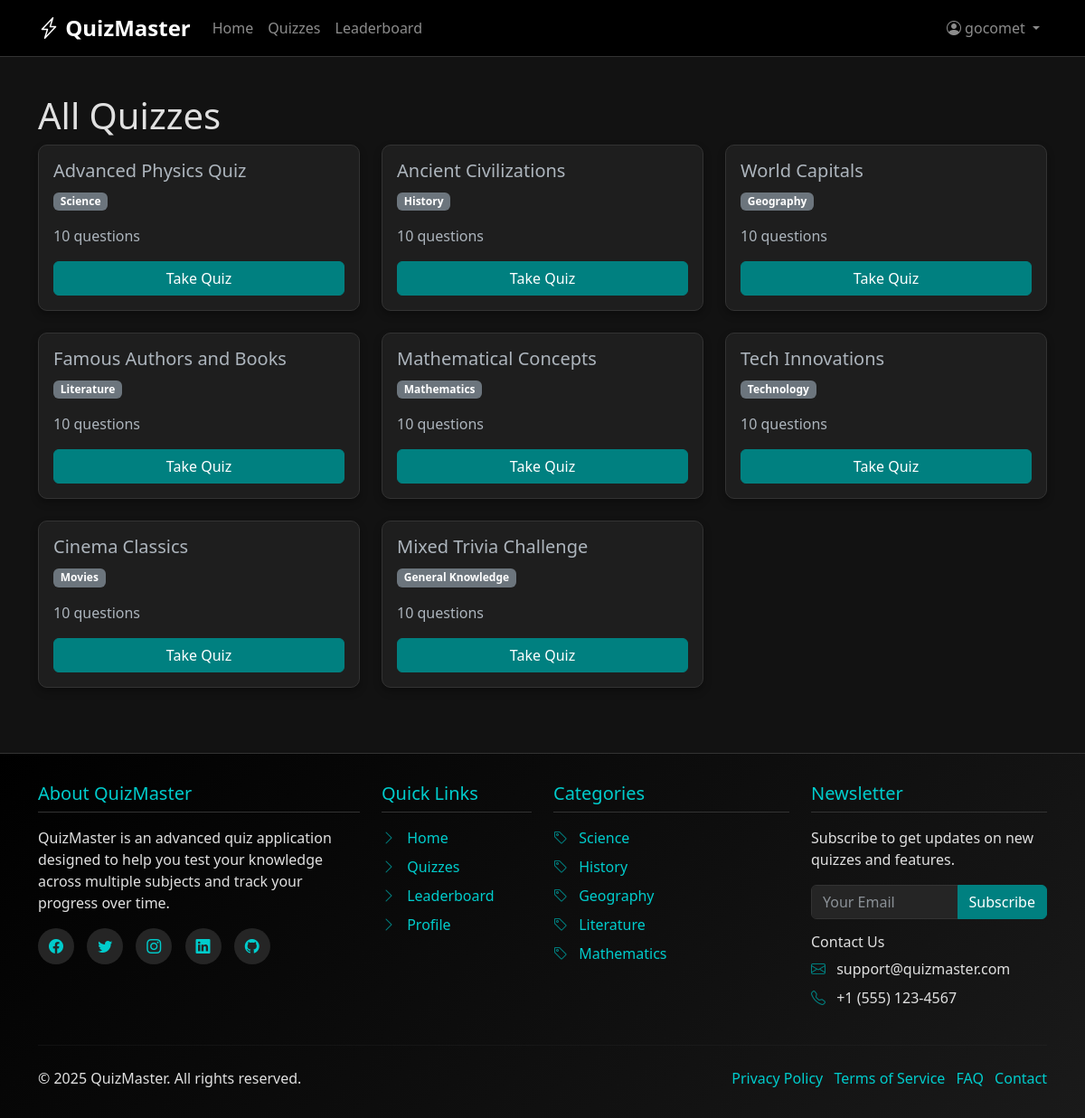
Screenshot of /quizzes/ (signed in) with the database file from the repository.
### quiz/models.py (models this page shows, shortened)
class Quiz(models.Model):
    title = models.CharField(max_length=200)
    description = models.TextField(blank=True)
    category = models.ForeignKey(Category, on_delete=models.CASCADE, related_name="quizzes")
    created_at = models.DateTimeField(auto_now_add=True)
    is_active = models.BooleanField(default=True)
    time_limit = models.PositiveIntegerField(
        help_text="Time limit in minutes (0 for no limit)",
        default=0
    )
    class Meta:
        indexes = [
            models.Index(fields=['category']),
            models.Index(fields=['is_active']),
            models.Index(fields=['-created_at']),
        ]

class Category(models.Model):
    name = models.CharField(max_length=100, unique=True)
    description = models.TextField(blank=True)
    created_at = models.DateTimeField(auto_now_add=True)
    class Meta:
        verbose_name_plural = "Categories"
        indexes = [
            models.Index(fields=['name']),
        ]

### quiz/views.py (the view)
# urls.py: path("quizzes/", views.quiz_list, name="quiz_list"),
def quiz_list(request):
    quizzes = Quiz.objects.select_related('category').filter(is_active=True)
    paginator = Paginator(quizzes, 12)  # Show 12 quizzes per page
    page_number = request.GET.get('page')
    page_obj = paginator.get_page(page_number)
    return render(request, 'quiz/quiz_list.html', {'page_obj': page_obj})

### quiz/templates/quiz/quiz_list.html (shortened to what this page needs)
{% extends "quiz/base.html" %}
{% block content %}
<div class="container my-5">
  <h1>All Quizzes</h1>
  <div class="row">
    {% for quiz in page_obj %}
    <div class="col-md-4 mb-4">
      <div class="card h-100">
        <div class="card-body d-flex flex-column">
          <h5 class="card-title">{{ quiz.title }}</h5>
          <p class="card-text">
            <span class="badge bg-secondary">{{ quiz.category.name }}</span>
          </p>
          <p class="card-text flex-grow-1">
            {{ quiz.questions.count }} questions
          </p>
          <a href="{% url 'quiz_detail' quiz.id %}" class="btn btn-primary mt-auto">Take Quiz</a>
        </div>
      </div>
    </div>
    {% empty %}
    <div class="col-12">
      <div class="alert alert-dark">
        <p>No quizzes available at the moment. Please check back later.</p>
      </div>
    </div>
    {% endfor %}
  </div>
</div>
{% endblock %}

### quiz/templates/quiz/base.html (shortened to what this page needs)
<!doctype html>
<html lang="en" data-bs-theme="dark">
<head>
  <link href="https://cdn.jsdelivr.net/npm/bootstrap@5.3.0/dist/css/bootstrap.min.css" rel="stylesheet">
  <link rel="stylesheet" href="https://cdn.jsdelivr.net/npm/bootstrap-icons@1.10.0/font/bootstrap-icons.css">
</head>
<body>
  <nav class="navbar navbar-expand-lg navbar-dark fixed-top">
    <div class="container">
      <a class="navbar-brand" href="{% url 'home' %}">
        <i class="bi bi-lightning-charge"></i> QuizMaster
      </a>
      <div class="collapse navbar-collapse" id="navbarNav">
        <ul class="navbar-nav me-auto">
          <li class="nav-item">
            <a class="nav-link" href="{% url 'home' %}">Home</a>
          </li>
          <li class="nav-item">
            <a class="nav-link" href="{% url 'quiz_list' %}">Quizzes</a>
          </li>
          <li class="nav-item">
            <a class="nav-link" href="{% url 'leaderboard' %}">Leaderboard</a>
          </li>
        </ul>
        <ul class="navbar-nav">
          {% if user.is_authenticated %}
            <li class="nav-item dropdown">
              <a class="nav-link dropdown-toggle" href="#" id="navbarDropdown" role="button" data-bs-toggle="dropdown">
                <i class="bi bi-person-circle"></i> {{ user.username }}
              </a>
            </li>
          {% endif %}
        </ul>
      </div>
    </div>
  </nav>
  <main>
    {% block content %}{% endblock %}
  </main>
  <footer class="footer mt-5">
    <div class="container">
      <div class="row">
        <div class="col-md-4 mb-4 mb-md-0">
          <h5>About QuizMaster</h5>
          <p>QuizMaster is an advanced quiz application designed to help you test your knowledge across multiple subjects and track your progress over time.</p>
          <div class="mt-3">
            <a href="#" class="social-icon"><i class="bi bi-facebook"></i></a>
            <a href="#" class="social-icon"><i class="bi bi-twitter"></i></a>
            <a href="#" class="social-icon"><i class="bi bi-instagram"></i></a>
            <a href="#" class="social-icon"><i class="bi bi-linkedin"></i></a>
            <a href="#" class="social-icon"><i class="bi bi-github"></i></a>
          </div>
        </div>
        <div class="col-md-2 mb-4 mb-md-0">
          <h5>Quick Links</h5>
          <ul class="list-unstyled footer-links">
            <li><a href="{% url 'home' %}"><i class="bi bi-chevron-right"></i> Home</a></li>
            <li><a href="{% url 'quiz_list' %}"><i class="bi bi-chevron-right"></i> Quizzes</a></li>
            <li><a href="{% url 'leaderboard' %}"><i class="bi bi-chevron-right"></i> Leaderboard</a></li>
            <li><a href="{% url 'profile' %}"><i class="bi bi-chevron-right"></i> Profile</a></li>
          </ul>
        </div>
        <div class="col-md-3 mb-4 mb-md-0">
          <h5>Categories</h5>
          <ul class="list-unstyled footer-links">
            <li><a href="#"><i class="bi bi-tag"></i> Science</a></li>
            <li><a href="#"><i class="bi bi-tag"></i> History</a></li>
            <li><a href="#"><i class="bi bi-tag"></i> Geography</a></li>
            <li><a href="#"><i class="bi bi-tag"></i> Literature</a></li>
            <li><a href="#"><i class="bi bi-tag"></i> Mathematics</a></li>
          </ul>
        </div>
        <div class="col-md-3">
          <h5>Newsletter</h5>
          <p>Subscribe to get updates on new quizzes and features.</p>
          <form class="newsletter-form">
            <div class="input-group">
              <input type="email" class="form-control" placeholder="Your Email">
              <button class="btn btn-primary" type="button">Subscribe</button>
            </div>
          </form>
          <div class="mt-3">
            <h6>Contact Us</h6>
            <ul class="list-unstyled footer-links">
              <li><i class="bi bi-envelope"></i> support@quizmaster.com</li>
              <li><i class="bi bi-telephone"></i> +1 (555) 123-4567</li>
            </ul>
          </div>
        </div>
      </div>
      <hr class="mt-4 mb-4" style="border-color: #333;">
      <div class="row align-items-center">
        <div class="col-md-6 text-center text-md-start">
          <p class="mb-0">&copy; 2025 QuizMaster. All rights reserved.</p>
        </div>
        <div class="col-md-6 text-center text-md-end">
          <ul class="list-inline mb-0">
            <li class="list-inline-item"><a href="#">Privacy Policy</a></li>
            <li class="list-inline-item"><a href="#">Terms of Service</a></li>
            <li class="list-inline-item"><a href="#">FAQ</a></li>
            <li class="list-inline-item"><a href="#">Contact</a></li>
          </ul>
        </div>
      </div>
    </div>
  </footer>
</body>
</html>

### quiz/templates/quiz/base.html (style rules this page uses)
body { padding-top: 56px; background-color: #121212; color: #e0e0e0; }
.navbar { background-color: #000 !important; border-bottom: 1px solid #333; }
.navbar-brand { font-weight: bold; font-size: 1.5rem; color: #fff !important; }
.card { background-color: #1e1e1e; border: 1px solid #333; border-radius: 10px; box-shadow: 0 4px 8px rgba(0,0,0,0.3); }
.btn-primary { background-color: #008080; border-color: #008080; }
.footer { background: linear-gradient(135deg, #000000 0%, #1a1a1a 100%); border-top: 1px solid #333; color: #e0e0e0; padding: 2rem 0; }
.footer a { color: #00cccc; text-decoration: none; }
.footer h5 { color: #00cccc; border-bottom: 1px solid #333; padding-bottom: 0.5rem; margin-bottom: 1rem; }
.social-icon { display: inline-block; width: 40px; height: 40px; background-color: #252525; border-radius: 50%; text-align: center; line-height: 40px; margin-right: 10px; transition: all 0.3s ease; }
.footer-links li { margin-bottom: 0.5rem; }
.footer-links i { margin-right: 0.5rem; color: #008080; }
.newsletter-form .form-control { background-color: #252525; border: 1px solid #333; color: #e0e0e0; }
.newsletter-form .btn { background-color: #008080; border-color: #008080; }
.form-control, .form-select { background-color: #252525; border: 1px solid #333; color: #e0e0e0; }
a { color: #00cccc; }
.badge.bg-secondary { background-color: #6c757d !important; }

### rows the page displays
Quiz: title "Advanced Physics Quiz", category.name "Science", questions.count "10"
Quiz: title "Ancient Civilizations", category.name "History", questions.count "10"
Quiz: title "World Capitals", category.name "Geography", questions.count "10"
Quiz: title "Famous Authors and Books", category.name "Literature", questions.count "10"
Quiz: title "Mathematical Concepts", category.name "Mathematics", questions.count "10"
Quiz: title "Tech Innovations", category.name "Technology", questions.count "10"
Quiz: title "Cinema Classics", category.name "Movies", questions.count "10"
Quiz: title "Mixed Trivia Challenge", category.name "General Knowledge", questions.count "10"

### other values shown
{{ user.username }} "gocomet"
